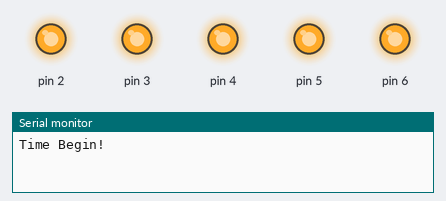
Simulated run of this sketch. Board: Arduino Uno, built with avr-gcc and run on an emulated ATmega328P. On the bench: output pins drawn as LEDs (lit = HIGH), the last lines printed to the serial monitor.

Above: at 0.1 s.
At 1.1 s:
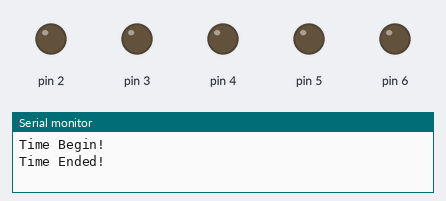
Timing chart, 0 to 2.6 s (numbered marks = the images above):
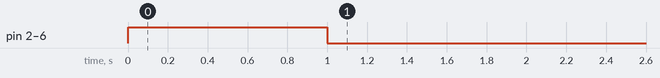

The sketch:

sketch_mar24e.ino
```cpp
int x = 0;
void setup() {
  Serial.begin(9600);
  Serial.println("Time Begin!");
  pinMode(2,OUTPUT);
  pinMode(3,OUTPUT);
  pinMode(4,OUTPUT);
  pinMode(5,OUTPUT);
  pinMode(6,OUTPUT);
  digitalWrite(2,HIGH);
  digitalWrite(3,HIGH);
  digitalWrite(4,HIGH);
  digitalWrite(5,HIGH);
  digitalWrite(6,HIGH);
  while (x<=10){
    if (x == 1)
    delay(1000);
    x++;
  }
  Serial.println("Time Ended!");
  digitalWrite(2,LOW);
  digitalWrite(3,LOW);
  digitalWrite(4,LOW);
  digitalWrite(5,LOW);
  digitalWrite(6,LOW);

}

void loop() {
  // put your main code here, to run repeatedly:

}
```
